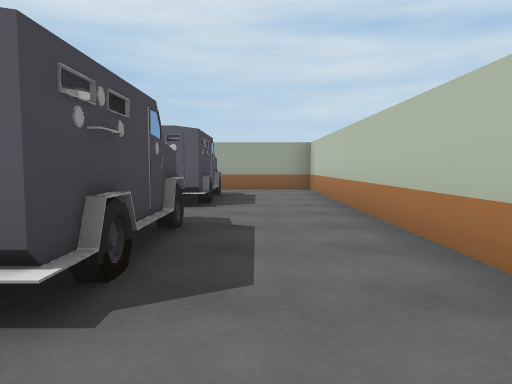
[1] (above)

15 first-person views from a walk through a scene from a Unity 3-D project. The camera is 1.2 m above the floor, tilts 4° down and sees 70° across. Doors are open. The floor is counted in squares, 2 m on a side. Each view is taken from the middle of a square. On the plan, view 1 faces up. The plan holds only what a view shows up to about 10 squares ahead; the rest is blank. The place goes on beyond the plan. Some animated figures are left out. Some surface patterns are stand-ins.

[2]
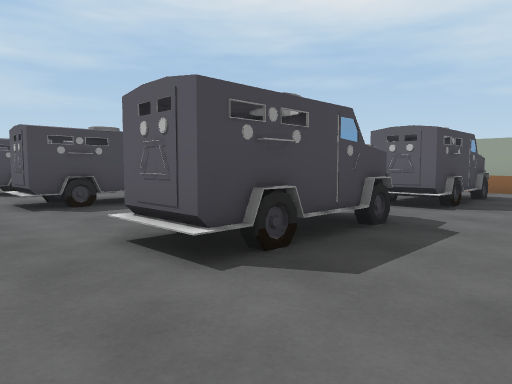

[3]
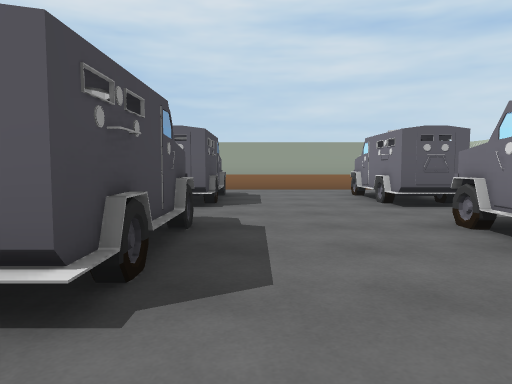

[4]
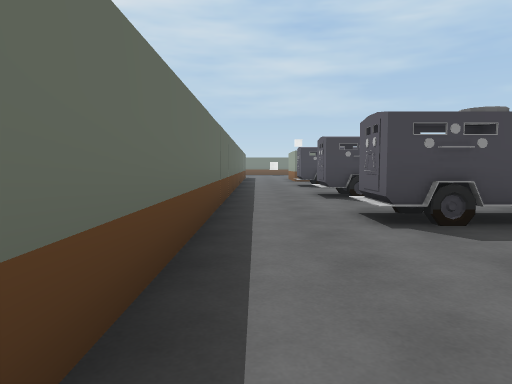

[5]
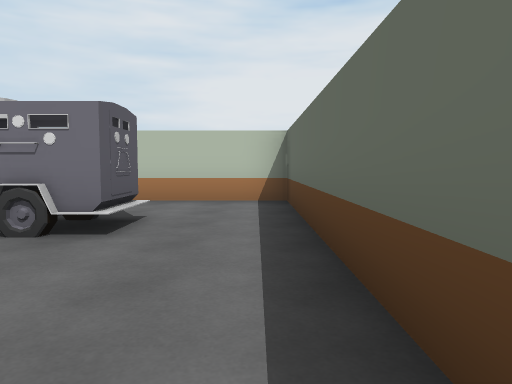

[6]
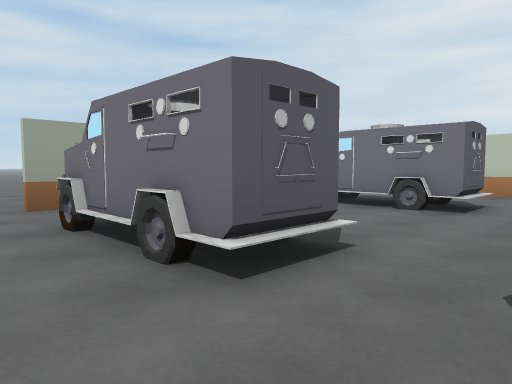

[7]
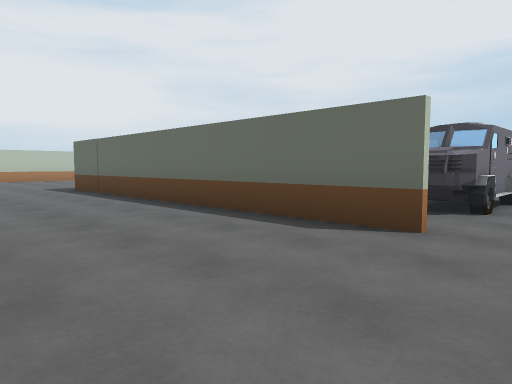

[8]
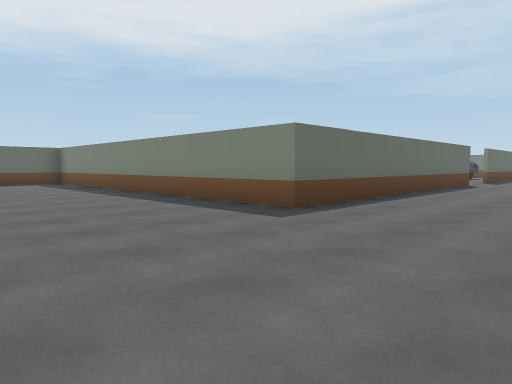

[9]
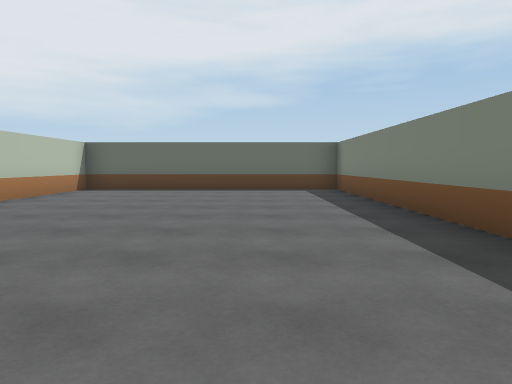

[10]
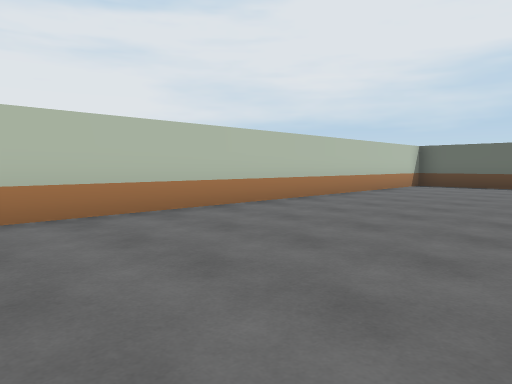

[11]
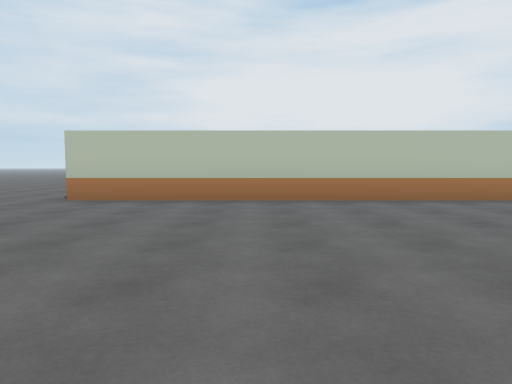

[12]
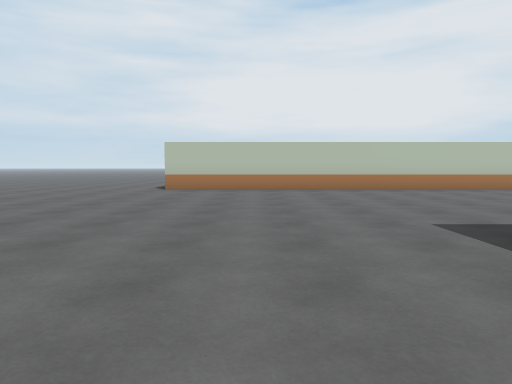

[13]
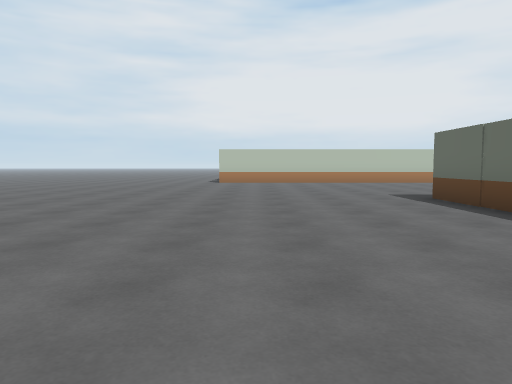

[14]
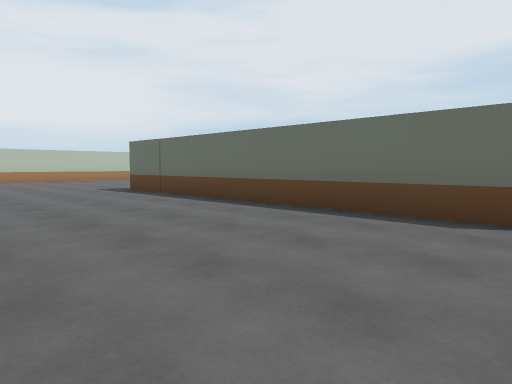

[15]
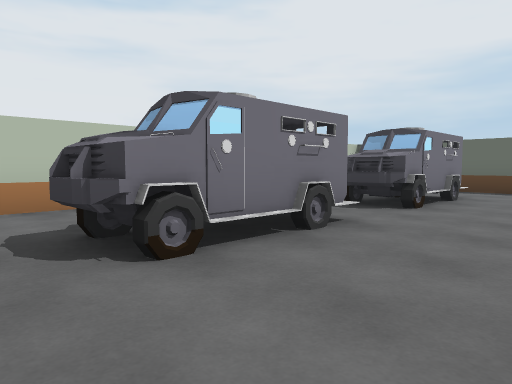

### Floor plan
Points are (right, up) in squares from view 1. A wall is a line through its corners. A room is listed if a view was taken in it or the views show most of it. See-through windows are left out.
Room 1 (views 1, 2, 3, 4, 5, 6, 15)
walls: (-6.4, -0.5) (1.4, -0.5) (1.4, 9.5) (-5.8, 9.5)
ways out: opening at (-6.5, 10) to room 2
objects: other object (-7, -2) to (-7, -1); other object (-5, 2) to (-5, 4); other object (-5, 6) to (-5, 8); other object (-2, 2) to (-1, 4); other object (-2, 6) to (-1, 8)
Room 2 (views 7, 8, 9, 10, 11, 12, 13, 14)
walls: (-5.9, 9.6) (2.9, 9.6) (2.9, -0.5) (9.4, -0.5) (9.4, 14.4)
ways out: opening at (-6.5, 10) to room 1

Where each view was taken, in squares from view 1:
view 1: 0 up, 0 right, facing up
view 2: 0 up, 1 right, facing up-left
view 3: 0 up, 4 left, facing up
view 4: 0 up, 1 left, facing left
view 5: 0 up, 5 left, facing right
view 6: 4 up, 7 left, facing up-right
view 7: 13 up, 7 left, facing down-right
view 8: 13 up, 7 right, facing down-left
view 9: 9 up, 5 right, facing down
view 10: 11 up, 5 right, facing down-right
view 11: 11 up, 3 right, facing right
view 12: 12 up, 0 right, facing right
view 13: 13 up, 4 left, facing right
view 14: 14 up, 6 left, facing down-right
view 15: 9 up, 4 left, facing down-right
